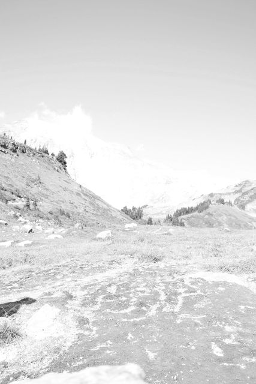
#> input picture imagerieNumerique/TP_4/images/img_3.png, 256 x 384 px
$ python exercice_6.py   (older library calls are emulated)
#> lines starting #> are read from the running program, lines starting #| are printed output that depends on the picture
### imagerieNumerique/TP_4/lib.py
import matplotlib.pyplot as plt
import skimage as ski
import skimage.io as skio
import skimage.exposure as expo
import numpy as np
import cv2
import copy
import skimage.color as color


def get_image_histogram(image):
    counts, centers = expo.histogram(image, nbins=image.shape[0])
    return [counts, centers]


def read_image(path):
    return plt.imread(path)


def read_image_cv2(path, flag):
#> called with path = 'images/img_3.png', flag = 0
    return cv2.imread(path, flags=flag)
#> returned value is the input picture: shape (384, 256); min 27, max 255, mean 220.9


def read_image_ski_color(path):
    return skio.imread(path, as_gray=True)


def read_image_ski_gris(path):
    return (skio.imread(path, as_gray=False) * 255).astype("uint8")


def equalize_hist_ski(image):
    return expo.equalize_hist(image, nbins=image.shape[0])


def match_hist_ski(image, reference, multichannel):
    return expo.match_histograms(image, reference, multichannel=multichannel)


def gamma_correction(image, gamma):
    invGamma = 1.0 / gamma
    table = np.array([((i / 255.0) ** invGamma) * 255 for i in np.arange(0, 256)]).astype("uint8")
    return cv2.LUT(image, table)


# [24 lines left out: functions image_negative_one_channel, contrast_ajustment_one_channel, not called in this run]


def affichage_rows_cols(rows, cols, images, labels, lastImage, cmap):
    rows = rows
    cols = cols
    axes = []
    fig = plt.figure()
    for i in range(rows * cols):
        axes.append(fig.add_subplot(rows, cols, i + 1))
        if i < lastImage:
            plt.imshow(images[i], cmap=cmap)
        else:
            plt.bar(images[i][1], images[i][0])
        plt.title(labels[i])

    fig.tight_layout()
    plt.show()


def split_one_to_three(image):
    b, g, r = cv2.split(image)
    return [b, g, r]


def rescale_intensity_ski(image):
    return expo.rescale_intensity(image)


def rescale_intensity_percentile_ski(image, inf, sup):
    inf_, sup_ = np.percentile(image, (inf, sup))
    return expo.rescale_intensity(image, in_range=(inf_, sup_))


def convert_rgb_2_gray(image):
    return color.rgb2gray(image)


# [17 lines left out: functions treshold, pixel_wise_multiplication, not called in this run]

### imagerieNumerique/TP_4/exercice_6.py
'''
TP4 imagerie numerique
Costa da Quinta, Joao Filipe
exercice 6
'''
import lib

image3 = lib.read_image_cv2('images/img_3.png', 0)

images = [image3]
labels = ["original"]
gamma = [0.1, 0.2, 0.3, 0.4, 0.5, 0.8, 1.0, 1.5, 2.0]

for i in gamma:
    images.append(lib.gamma_correction(image3, i))
    labels.append("gamma = " + str(i))
#> after the loop, images = 10 items; labels = ['original', 'gamma = 0.1', 'gamma = 0.2', 'gamma = 0.3', 'gamma = 0.4', 'gamma = 0.5', 'gamma = 0.8', 'gamma = 1.0', 'gamma = 1.5', 'gamma = 2.0']

rows = 3
cols = 3
lib.affichage_rows_cols(rows, cols, images, labels, rows * cols, "gray")
#> after the loop in affichage_rows_cols, `for i in range(rows * cols):`: axes = 9 items
#> in affichage_rows_cols, `plt.show()`:
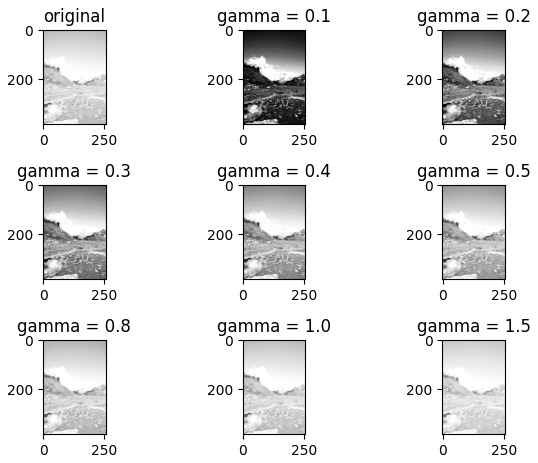
#> figure drawn by matplotlib, 9 panels
rows = 1
cols = 2
lib.affichage_rows_cols(rows, cols, [images[0], images[2]], [labels[0], "chosen " + labels[2]], rows * cols, "gray")
#> call 2 of affichage_rows_cols, with rows = 1, cols = 2, lastImage = 2, cmap = 'gray'
#> after the loop in affichage_rows_cols (call 2), `for i in range(rows * cols):`: axes = 2 items
#> in affichage_rows_cols (call 2), `plt.show()`:
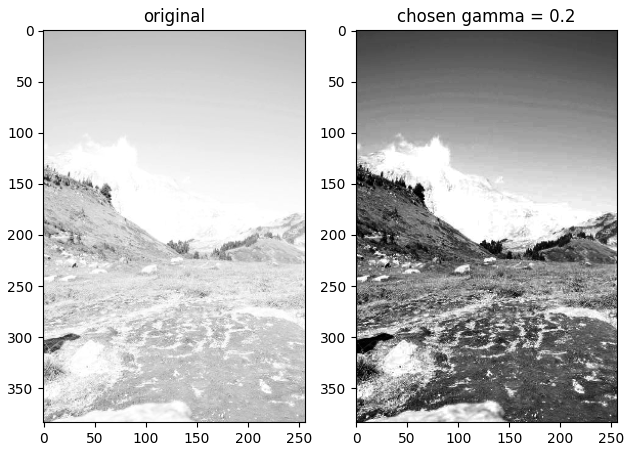
#> figure drawn by matplotlib, 2 panels

$ run again, with imagerieNumerique/TP_4/images/img_10.png copied over imagerieNumerique/TP_4/images/img_3.png
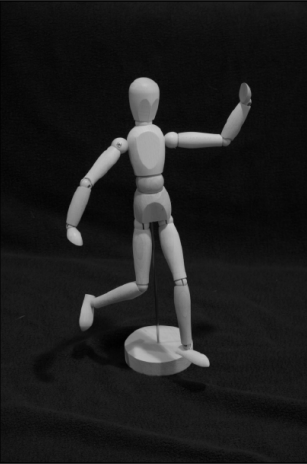
#> input picture imagerieNumerique/TP_4/images/img_10.png, 307 x 464 px
#> in read_image_cv2, returned value is the input picture: shape (464, 307); min 1, max 205, mean 29.5
#> after the loop `for i in gamma:`: images = 10 items; labels = ['original', 'gamma = 0.1', 'gamma = 0.2', 'gamma = 0.3', 'gamma = 0.4', 'gamma = 0.5', 'gamma = 0.8', 'gamma = 1.0', 'gamma = 1.5', 'gamma = 2.0']
#> after the loop in affichage_rows_cols, `for i in range(rows * cols):`: axes = 9 items
#> after the loop in affichage_rows_cols (call 2), `for i in range(rows * cols):`: axes = 2 items
#> in affichage_rows_cols (call 2), `plt.show()`:
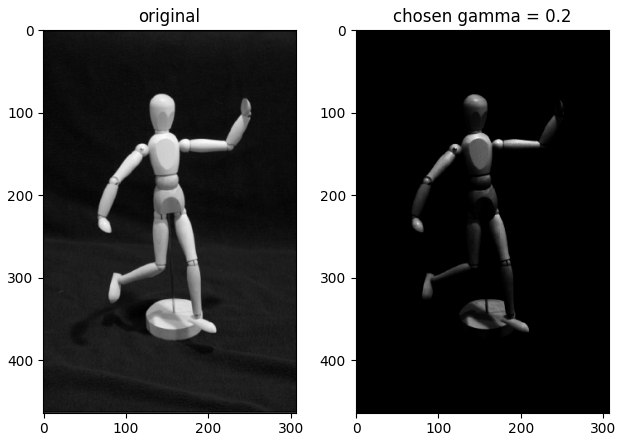
#> figure drawn by matplotlib, 2 panels

$ run again, with imagerieNumerique/TP_4/images/img_11.png copied over imagerieNumerique/TP_4/images/img_3.png
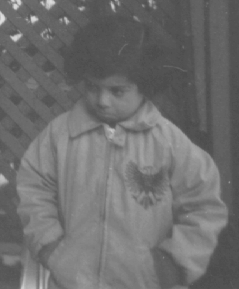
#> input picture imagerieNumerique/TP_4/images/img_11.png, 239 x 289 px
#> in read_image_cv2, returned value is the input picture: shape (289, 239); min 74, max 224, mean 110.4
#> after the loop `for i in gamma:`: images = 10 items; labels = ['original', 'gamma = 0.1', 'gamma = 0.2', 'gamma = 0.3', 'gamma = 0.4', 'gamma = 0.5', 'gamma = 0.8', 'gamma = 1.0', 'gamma = 1.5', 'gamma = 2.0']
#> after the loop in affichage_rows_cols, `for i in range(rows * cols):`: axes = 9 items
#> after the loop in affichage_rows_cols (call 2), `for i in range(rows * cols):`: axes = 2 items
#> in affichage_rows_cols (call 2), `plt.show()`:
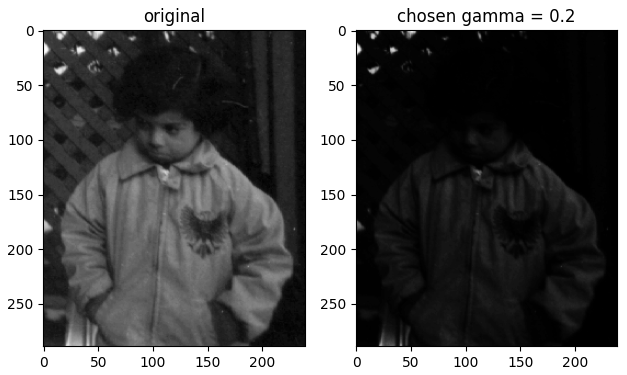
#> figure drawn by matplotlib, 2 panels
